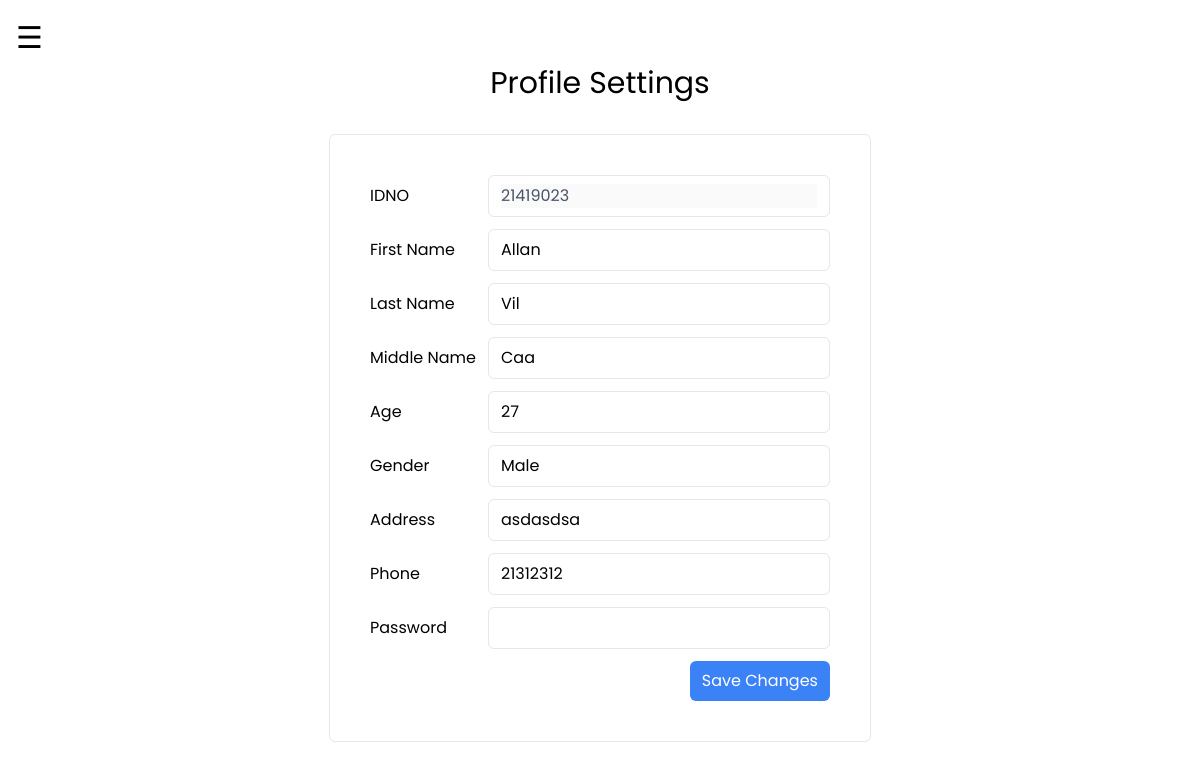
Screenshot of /profile.php (signed in) with the database file from the repository.
### tables this page shows
CREATE TABLE `student` (
  `id` int(11) NOT NULL,
  `email` varchar(250) NOT NULL,
  `password` varchar(250) NOT NULL,
  `firstname` varchar(150) NOT NULL,
  `lastname` varchar(150) NOT NULL,
  `middlename` varchar(150) NOT NULL,
  `age` int(150) NOT NULL,
  `gender` varchar(150) NOT NULL,
  `address` varchar(150) NOT NULL,
  `phone` int(150) NOT NULL,
  `idno` int(150) NOT NULL,
  `sessions` int(11) NOT NULL DEFAULT 30
);

### profile.php (the view, shortened to what this page needs)
<?php
include('connector.php');
$id = $_SESSION['id'];
$select = "SELECT * FROM student WHERE id = '$id'";
$result = $connection->query($select);
$user = $result->fetch_assoc();
?>
<!DOCTYPE html>
<html>
<head>
<script src="https://cdn.tailwindcss.com"></script>
</head>
<body>
<div id="main">
<span style="font-size:30px;cursor:pointer" onclick="openNav()">&#9776;</span>
<div class="w-full flex items-center flex-col gap-7">
  <h1 style="text-align:center; font-size:30px; font-weight:strong ">Profile Settings</h1>
  <div class="border border-gray-200 rounded-md p-10">
     <form  action="" method="post"class="flex flex-col gap-3">
        <div class="justify-between flex items-center gap-3">
            <label>IDNO</label>
            <div class="bg-white border border-gray-200 px-3 p-2 rounded-md">
                <input disabled class="outline-none text-slate-600" type="text" value="<?php echo $user['idno'] ?>"/>
            </div>
        </div>
        <div class="justify-between flex items-center gap-3">
            <label>First Name</label>
            <div class="bg-white border border-gray-200 px-3 p-2 rounded-md">
                <input name="firstname" class="outline-none" type="text" value="<?php echo $user['firstname'] ?>"/>
            </div>
        </div>
        <div class="justify-between flex items-center gap-3">
            <label>Last Name</label>
            <div class="bg-white border border-gray-200 px-3 p-2 rounded-md">
                <input name="lastname" class="outline-none" type="text" value="<?php echo $user['lastname'] ?>"/>
            </div>
        </div>
        <div class="justify-between flex items-center gap-3">
            <label>Middle Name</label>
            <div class="bg-white border border-gray-200 px-3 p-2 rounded-md">
                <input name="middlename" class="outline-none" type="text" value="<?php echo $user['middlename'] ?>"/>
            </div>
        </div>
        <div class="justify-between flex items-center gap-3">
            <label>Age</label>
            <div class="bg-white border border-gray-200 px-3 p-2 rounded-md">
                <input name="age" class="outline-none" type="number" value="<?php echo $user['age'] ?>"/>
            </div>
        </div>
        <div class="justify-between flex items-center gap-3">
            <label>Gender</label>
            <div class="bg-white border border-gray-200 px-3 p-2 rounded-md">
                <input name="gender" class="outline-none" type="text" value="<?php echo $user['gender'] ?>"/>
            </div>
        </div>
        <div class="justify-between flex items-center gap-3">
            <label>Address</label>
            <div class="bg-white border border-gray-200 px-3 p-2 rounded-md">
                <input name="address" class="outline-none" type="text" value="<?php echo $user['address'] ?>"/>
            </div>
        </div>
        <div class="justify-between flex items-center gap-3">
            <label>Phone</label>
            <div class="bg-white border border-gray-200 px-3 p-2 rounded-md">
                <input name="phone" class="outline-none" type="number" value="<?php echo $user['phone'] ?>"/>
            </div>
        </div>
        <div class="justify-between flex items-center gap-3">
            <label>Password</label>
            <div class="bg-white border border-gray-200 px-3 p-2 rounded-md">
                <input name="password" class="outline-none" type="password" />
            </div>
        </div>
        <div class="flex justify-end">
            <button class="bg-blue-500 text-white rounded-md px-3 p-2">Save Changes</button>
        </div>
     </form>
  </div>
</div>
<br>
</div>
</body>
</html>

### profile.php (style rules this page uses)
body { font-family: "Poppins" , sans-serif; transition: background-color .5s; }
#main { transition: margin-left .5s; padding: 16px; }

### rows the page displays
student: idno "21419023", firstname "Allan", lastname "Vil", middlename "Caa", age "27", gender "Male", address "asdasdsa", phone "21312312"
